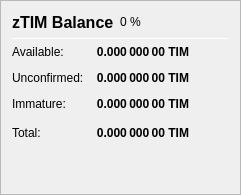
                   <widget class="QFrame" name="frame_ZerocoinBalances">
                    <property name="frameShape">
                     <enum>QFrame::StyledPanel</enum>
                    </property>
                    <property name="frameShadow">
                     <enum>QFrame::Raised</enum>
                    </property>
                    <layout class="QVBoxLayout" name="verticalLayout_7">
                     <item>
                      <layout class="QHBoxLayout" name="horizontalLayout_8" stretch="0,0,0">
                       <item>
                        <widget class="QLabel" name="label_5z_3">
                         <property name="minimumSize">
                          <size>
                           <width>0</width>
                           <height>20</height>
                          </size>
                         </property>
                         <property name="font">
                          <font>
                           <pointsize>12</pointsize>
                           <weight>75</weight>
                           <bold>true</bold>
                          </font>
                         </property>
                         <property name="text">
                          <string>zTIM Balance</string>
                         </property>
                        </widget>
                       </item>
                       <item>
                        <widget class="QLabel" name="labelzTIMPercent">
                         <property name="text">
                          <string notr="true">0 %</string>
                         </property>
                        </widget>
                       </item>
                       <item>
                        <spacer name="horizontalSpacer_11">
                         <property name="orientation">
                          <enum>Qt::Horizontal</enum>
                         </property>
                         <property name="sizeHint" stdset="0">
                          <size>
                           <width>40</width>
                           <height>20</height>
                          </size>
                         </property>
                        </spacer>
                       </item>
                      </layout>
                     </item>
                     <item>
                      <widget class="Line" name="line_ZerocoinBalance">
                       <property name="minimumSize">
                        <size>
                         <width>0</width>
                         <height>1</height>
                        </size>
                       </property>
                       <property name="maximumSize">
                        <size>
                         <width>16777215</width>
                         <height>1</height>
                        </size>
                       </property>
                       <property name="orientation">
                        <enum>Qt::Horizontal</enum>
                       </property>
                      </widget>
                     </item>
                     <item>
                      <layout class="QGridLayout" name="gridLayout_5">
                       <property name="spacing">
                        <number>12</number>
                       </property>
                       <item row="1" column="0">
                        <widget class="QLabel" name="labelzBalanceMatureText">
                         <property name="toolTip">
                          <string>Mature: more than 20 confirmation and more than 1 mint of the same denomination after it was minted.
These zTIM are spendable.</string>
                         </property>
                         <property name="text">
                          <string>Available:</string>
                         </property>
                        </widget>
                       </item>
                       <item row="1" column="1">
                        <widget class="QLabel" name="labelzBalanceMature">
                         <property name="font">
                          <font>
                           <weight>75</weight>
                           <bold>true</bold>
                          </font>
                         </property>
                         <property name="toolTip">
                          <string>Mature: more than 20 confirmation and more than 1 mint of the same denomination after it was minted.
These zTIM are spendable.</string>
                         </property>
                         <property name="text">
                          <string notr="true">0.000 000 00 TIM</string>
                         </property>
                         <property name="alignment">
                          <set>Qt::AlignRight|Qt::AlignTrailing|Qt::AlignVCenter</set>
                         </property>
                        </widget>
                       </item>
                       <item row="2" column="0">
                        <widget class="QLabel" name="labelzBalanceUnconfirmedText">
                         <property name="toolTip">
                          <string>Unconfirmed: less than 20 confirmations
Immature: confirmed, but less than 1 mint of the same denomination after it was minted</string>
                         </property>
                         <property name="text">
                          <string>Unconfirmed:</string>
                         </property>
                        </widget>
                       </item>
                       <item row="2" column="1">
                        <widget class="QLabel" name="labelzBalanceUnconfirmed">
                         <property name="font">
                          <font>
                           <weight>75</weight>
                           <bold>true</bold>
                          </font>
                         </property>
                         <property name="toolTip">
                          <string>Unconfirmed: less than 20 confirmations
Immature: confirmed, but less than 1 mint of the same denomination after it was minted</string>
                         </property>
                         <property name="text">
                          <string notr="true">0.000 000 00 TIM</string>
                         </property>
                         <property name="alignment">
                          <set>Qt::AlignRight|Qt::AlignTrailing|Qt::AlignVCenter</set>
                         </property>
                        </widget>
                       </item>
                       <item row="3" column="0">
                        <widget class="QLabel" name="labelzBalanceImmatureText">
                         <property name="toolTip">
                          <string>Unconfirmed: less than 20 confirmations
Immature: confirmed, but less than 1 mint of the same denomination after it was minted</string>
                         </property>
                         <property name="text">
                          <string>Immature:</string>
                         </property>
                        </widget>
                       </item>
                       <item row="3" column="1">
                        <widget class="QLabel" name="labelzBalanceImmature">
                         <property name="font">
                          <font>
                           <weight>75</weight>
                           <bold>true</bold>
                          </font>
                         </property>
                         <property name="toolTip">
                          <string>Unconfirmed: less than 20 confirmations
Immature: confirmed, but less than 1 mint of the same denomination after it was minted</string>
                         </property>
                         <property name="text">
                          <string notr="true">0.000 000 00 TIM</string>
                         </property>
                         <property name="alignment">
                          <set>Qt::AlignRight|Qt::AlignTrailing|Qt::AlignVCenter</set>
                         </property>
                        </widget>
                       </item>
                       <item row="4" column="0">
                        <widget class="QLabel" name="labelzBalanceText">
                         <property name="toolTip">
                          <string>Your current zTIM balance, unconfirmed and immature zTIM included.</string>
                         </property>
                         <property name="text">
                          <string>Total:</string>
                         </property>
                        </widget>
                       </item>
                       <item row="4" column="1">
                        <widget class="QLabel" name="labelzBalance">
                         <property name="font">
                          <font>
                           <weight>75</weight>
                           <bold>true</bold>
                          </font>
                         </property>
                         <property name="cursor">
                          <cursorShape>IBeamCursor</cursorShape>
                         </property>
                         <property name="toolTip">
                          <string>Your current zTIM balance, unconfirmed and immature zTIM included.</string>
                         </property>
                         <property name="text">
                          <string notr="true">0.000 000 00 TIM</string>
                         </property>
                         <property name="alignment">
                          <set>Qt::AlignRight|Qt::AlignTrailing|Qt::AlignVCenter</set>
                         </property>
                         <property name="textInteractionFlags">
                          <set>Qt::LinksAccessibleByMouse|Qt::TextSelectableByKeyboard|Qt::TextSelectableByMouse</set>
                         </property>
                        </widget>
                       </item>
                       <item row="4" column="2">
                        <spacer name="horizontalSpacer_4">
                         <property name="orientation">
                          <enum>Qt::Horizontal</enum>
                         </property>
                         <property name="sizeHint" stdset="0">
                          <size>
                           <width>40</width>
                           <height>20</height>
                          </size>
                         </property>
                        </spacer>
                       </item>
                      </layout>
                     </item>
                     <item>
                      <spacer name="verticalSpacer_4">
                       <property name="orientation">
                        <enum>Qt::Vertical</enum>
                       </property>
                       <property name="sizeHint" stdset="0">
                        <size>
                         <width>20</width>
                         <height>40</height>
                        </size>
                       </property>
                      </spacer>
                     </item>
                    </layout>
                   </widget>
